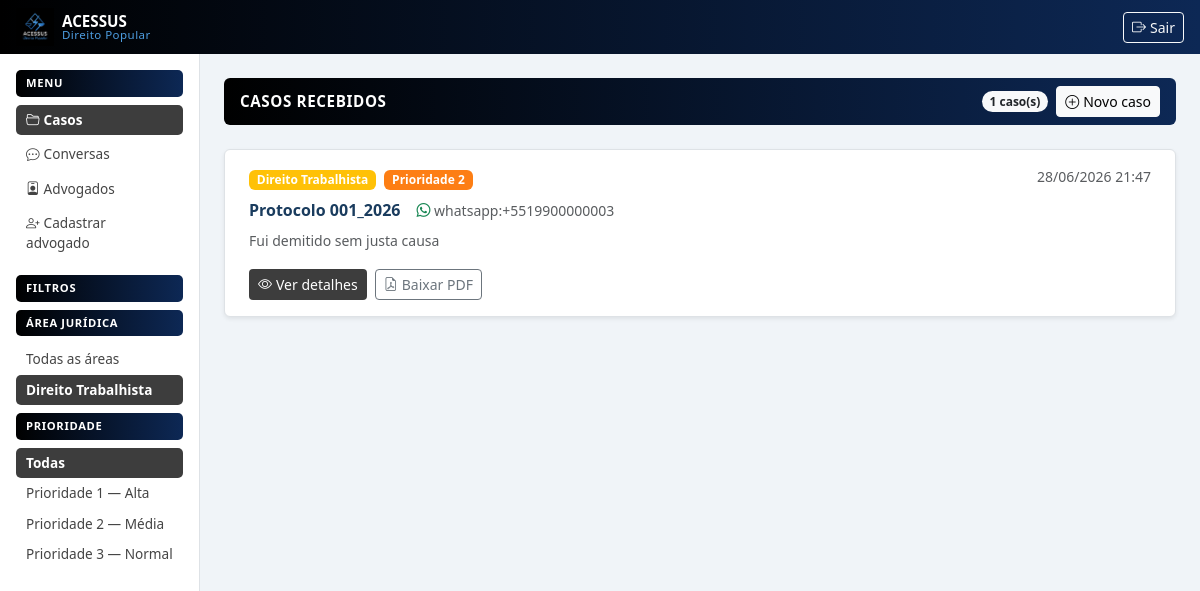
Page /advogados?area=Direito+Trabalhista (signed in) on the committed database.
### tables this page shows
CREATE TABLE CASOS (
            id            TEXT    PRIMARY KEY,
            nome_cliente  TEXT    NOT NULL,
            email         TEXT,
            whatsapp      TEXT,
            relato        TEXT    NOT NULL,
            tipo_caso     TEXT,
            prioridade    TEXT,
            anexos        TEXT, -- Armazena caminhos dos arquivos, separados por vírgula
            data_cadastro DATETIME DEFAULT (datetime('now', 'localtime'))
        , encaminhamento TEXT);

### ia/integracao_whatsapp.py (the view)
@app.route('/advogados')
@requer_login
def dashboard():
    from banco.banco_dados import listar_casos
    area_filtro = request.args.get('area', '')
    prio_filtro = request.args.get('prioridade', '')
    todos = listar_casos()
    areas = sorted({c[5] for c in todos if c[5]})
    casos = []
    for c in todos:
        id_caso, nome, email, whatsapp, relato, tipo, prio, anexos, data_cad = c
        if area_filtro and tipo != area_filtro:
            continue
        if prio_filtro and prio != prio_filtro:
            continue
        casos.append({
            'id':         id_caso,
            'whatsapp':   whatsapp or '',
            'tipo':       tipo or 'Indefinida',
            'prioridade': prio or '—',
            'data_fmt':   _formatar_data_web(data_cad),
            'resumo':     _extrair_resumo(relato),
            'cor':        _COR_AREA.get(tipo, 'secondary'),
        })
    return render_template('dashboard.html',
                           casos=casos,
                           areas=areas,
                           area_filtro=area_filtro,
                           prio_filtro=prio_filtro)

### banco/banco_dados.py (called while the page is built)
def _conectar():
    if USANDO_POSTGRES:
        return psycopg2.connect(DATABASE_URL)
    else:
        return sqlite3.connect(BANCO_PATH)

def listar_casos():
    conn = _conectar()
    cursor = conn.cursor()
    tabela = "casos" if USANDO_POSTGRES else "CASOS"
    cursor.execute(f"""
        SELECT id, nome_cliente, email, whatsapp, relato,
               tipo_caso, prioridade, anexos, data_cadastro
        FROM {tabela}
        ORDER BY data_cadastro DESC
    """)
    casos = cursor.fetchall()
    conn.close()
    return casos

### ia/integracao_whatsapp.py (called while the page is built)
@app.template_filter('urlencode')
def _urlencode_filter(s):
    return quote_plus(str(s))

def requer_login(f):
    @wraps(f)
    def wrapped(*args, **kwargs):
        if not session.get('logado'):
            return redirect(url_for('login'))
        return f(*args, **kwargs)
    return wrapped

def _extrair_resumo(relato, max_chars=220):
    if not relato:
        return ''
    if 'RELATO:' in relato:
        for linha in relato.split('\n'):
            if linha.strip().startswith('RELATO:'):
                return linha.replace('RELATO:', '').strip()[:max_chars]
    return relato[:max_chars]

def _formatar_data_web(data_cadastro):
    try:
        return datetime.fromisoformat(str(data_cadastro)[:19]).strftime('%d/%m/%Y %H:%M')
    except Exception:
        return str(data_cadastro)[:16]

### templates/dashboard.html (shortened to what this page needs)
{% extends "base.html" %}
{% block conteudo %}
<div class="row g-0">
  <div class="col-md-3 col-lg-2 sidebar p-3">
    <div class="secao-header">Menu</div>
    <a href="/advogados" class="filtro-link ativo mb-1">
      <i class="bi bi-folder2-open me-1"></i>Casos
    </a>
    <a href="/advogados/conversas" class="filtro-link mb-1">
      <i class="bi bi-chat-dots me-1"></i>Conversas
    </a>
    <a href="/advogados/lista" class="filtro-link mb-1">
      <i class="bi bi-person-badge me-1"></i>Advogados
    </a>
    <a href="/advogados/cadastrar" class="filtro-link">
      <i class="bi bi-person-plus me-1"></i>Cadastrar advogado
    </a>
    <div class="secao-header mt-3">Filtros</div>
    <div class="secao-header mt-2">Área Jurídica</div>
    <a href="/advogados" class="filtro-link {% if not area_filtro %}ativo{% endif %}">
      Todas as áreas
    </a>
    {% for area in areas %}
    <a href="/advogados?area={{ area|urlencode }}"
       class="filtro-link {% if area_filtro == area %}ativo{% endif %}">
      {{ area }}
    </a>
    {% endfor %}
    <div class="secao-header mt-2">Prioridade</div>
    <a href="/advogados{% if area_filtro %}?area={{ area_filtro|urlencode }}{% endif %}"
       class="filtro-link {% if not prio_filtro %}ativo{% endif %}">
      Todas
    </a>
    {% for p, label in [('Prioridade 1','Alta'),('Prioridade 2','Média'),('Prioridade 3','Normal')] %}
    <a href="/advogados?prioridade={{ p|urlencode }}{% if area_filtro %}&area={{ area_filtro|urlencode }}{% endif %}"
       class="filtro-link {% if prio_filtro == p %}ativo{% endif %}">
      {{ p }} — {{ label }}
    </a>
    {% endfor %}
  </div>
  <div class="col-md-9 col-lg-10 p-4">
    <div class="d-flex justify-content-between align-items-center mb-4 px-3 py-2 rounded"
         style="background: linear-gradient(90deg, #000000 0%, #0d2855 100%);">
      <h5 class="fw-bold mb-0 text-white" style="font-size:.95rem; letter-spacing:.04em;">CASOS RECEBIDOS</h5>
      <div class="d-flex align-items-center gap-2">
        <span class="badge bg-light text-dark rounded-pill">{{ casos|length }} caso(s)</span>
        <a href="/advogados/novo-caso" class="btn btn-sm btn-light">
          <i class="bi bi-plus-circle me-1"></i>Novo caso
        </a>
      </div>
    </div>
    {% if casos %}
      {% for c in casos %}
      <div class="card card-caso border mb-3 shadow-sm">
        <div class="card-body py-3 px-4">
          <div class="d-flex justify-content-between align-items-start mb-2">
            <div>
              <span class="badge bg-{{ c.cor }} me-1">{{ c.tipo }}</span>
              {% if c.prioridade and c.prioridade[-1].isdigit() %}
              <span class="badge badge-p{{ c.prioridade[-1] }}">{{ c.prioridade }}</span>
              {% endif %}
            </div>
            <small class="text-muted">{{ c.data_fmt }}</small>
          </div>
          <div class="d-flex align-items-center gap-3 mb-2">
            <strong style="color:#1a3c5e;">Protocolo {{ c.id }}</strong>
            {% if c.whatsapp %}
            <small class="text-muted">
              <i class="bi bi-whatsapp text-success"></i> {{ c.whatsapp }}
            </small>
            {% endif %}
          </div>
          <p class="text-muted small mb-3" style="line-height:1.6;">
            {{ c.resumo }}{% if c.resumo|length >= 220 %}…{% endif %}
          </p>
          <div class="d-flex gap-2">
            <a href="/advogados/caso/{{ c.id }}"
               class="btn btn-sm text-white" style="background-color:#3d3d3d;">
              <i class="bi bi-eye me-1"></i>Ver detalhes
            </a>
            <a href="/advogados/pdf/{{ c.id }}"
               class="btn btn-sm btn-outline-secondary">
              <i class="bi bi-file-earmark-pdf me-1"></i>Baixar PDF
            </a>
          </div>
        </div>
      </div>
      {% endfor %}
    {% else %}
      <div class="text-center py-5 text-muted">
        <i class="bi bi-inbox d-block mb-2" style="font-size:2.5rem;"></i>
        Nenhum caso encontrado com estes filtros.
      </div>
    {% endif %}
  </div>
</div>
{% endblock %}

### templates/base.html (style rules this page uses)
:root { --azul-escuro: #0d2855; --azul-medio: #1e5bb4; --azul-claro: #4d9de0; --fundo: #f0f4f8; }
body { background-color: var(--fundo); }
.sidebar { min-height: calc(100vh - 60px); background: white; border-right: 1px solid #dee2e6; }
.card-caso { transition: border-color .15s ease; }
.filtro-link { display: block; padding: 5px 10px; border-radius: 5px; text-decoration: none; color: #444; font-size: .85rem; }
.filtro-link.ativo { background: #3d3d3d; color: white; font-weight: 600; }
.badge-p2 { background-color: #fd7e14 !important; }
.secao-header { background: linear-gradient(90deg, #000000 0%, var(--azul-escuro) 100%); color: white; font-size: .7rem; font-weight: 700; letter-spacing: .06em; text-transform: uppercase; padding: 5px 10px; border-radius: 5px; margin-bottom: .5rem; }

### rows in the picture
CASOS: tipo_caso "Direito Trabalhista", tipo "Direito Trabalhista", prioridade "Prioridade 2", data_fmt "28/06/2026 21:47", id "001_2026", whatsapp "whatsapp:+5519900000003", resumo "Fui demitido sem justa causa"

### other values in the picture
{{ p }} "Prioridade 1" "Prioridade 2" "Prioridade 3"
{{ label }} "Alta" "Média" "Normal"
{{ casos|length }} "1"
